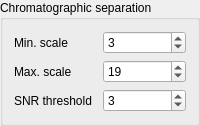
                          <widget class="QGroupBox" name="groupBox_10">
                           <property name="title">
                            <string>Chromatographic separation</string>
                           </property>
                           <layout class="QGridLayout" name="gridLayout_12">
                            <item row="3" column="1">
                             <widget class="QDoubleSpinBox" name="wavelet_minScale">
                              <property name="decimals">
                               <number>0</number>
                              </property>
                              <property name="value">
                               <double>3.000000000000000</double>
                              </property>
                             </widget>
                            </item>
                            <item row="3" column="0">
                             <widget class="QLabel" name="label_32">
                              <property name="text">
                               <string>Min. scale</string>
                              </property>
                             </widget>
                            </item>
                            <item row="4" column="0">
                             <widget class="QLabel" name="label_33">
                              <property name="text">
                               <string>Max. scale</string>
                              </property>
                             </widget>
                            </item>
                            <item row="4" column="1">
                             <widget class="QDoubleSpinBox" name="wavelet_maxScale">
                              <property name="decimals">
                               <number>0</number>
                              </property>
                              <property name="maximum">
                               <double>1000.000000000000000</double>
                              </property>
                              <property name="value">
                               <double>19.000000000000000</double>
                              </property>
                             </widget>
                            </item>
                            <item row="5" column="0">
                             <widget class="QLabel" name="snrThLabel">
                              <property name="text">
                               <string>SNR threshold</string>
                              </property>
                             </widget>
                            </item>
                            <item row="5" column="1">
                             <widget class="QSpinBox" name="wavelet_SNRThreshold">
                              <property name="value">
                               <number>3</number>
                              </property>
                             </widget>
                            </item>
                           </layout>
                          </widget>
